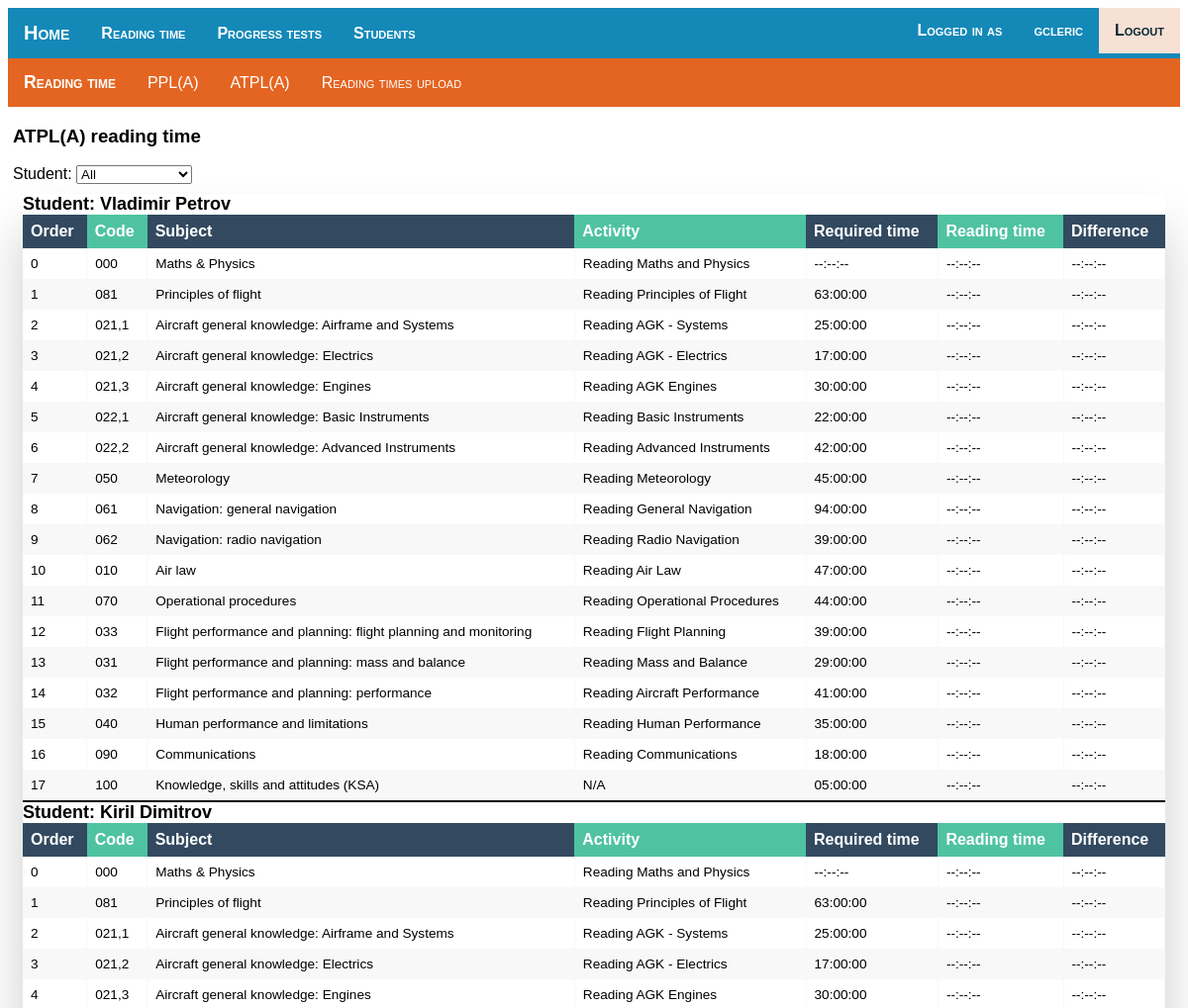
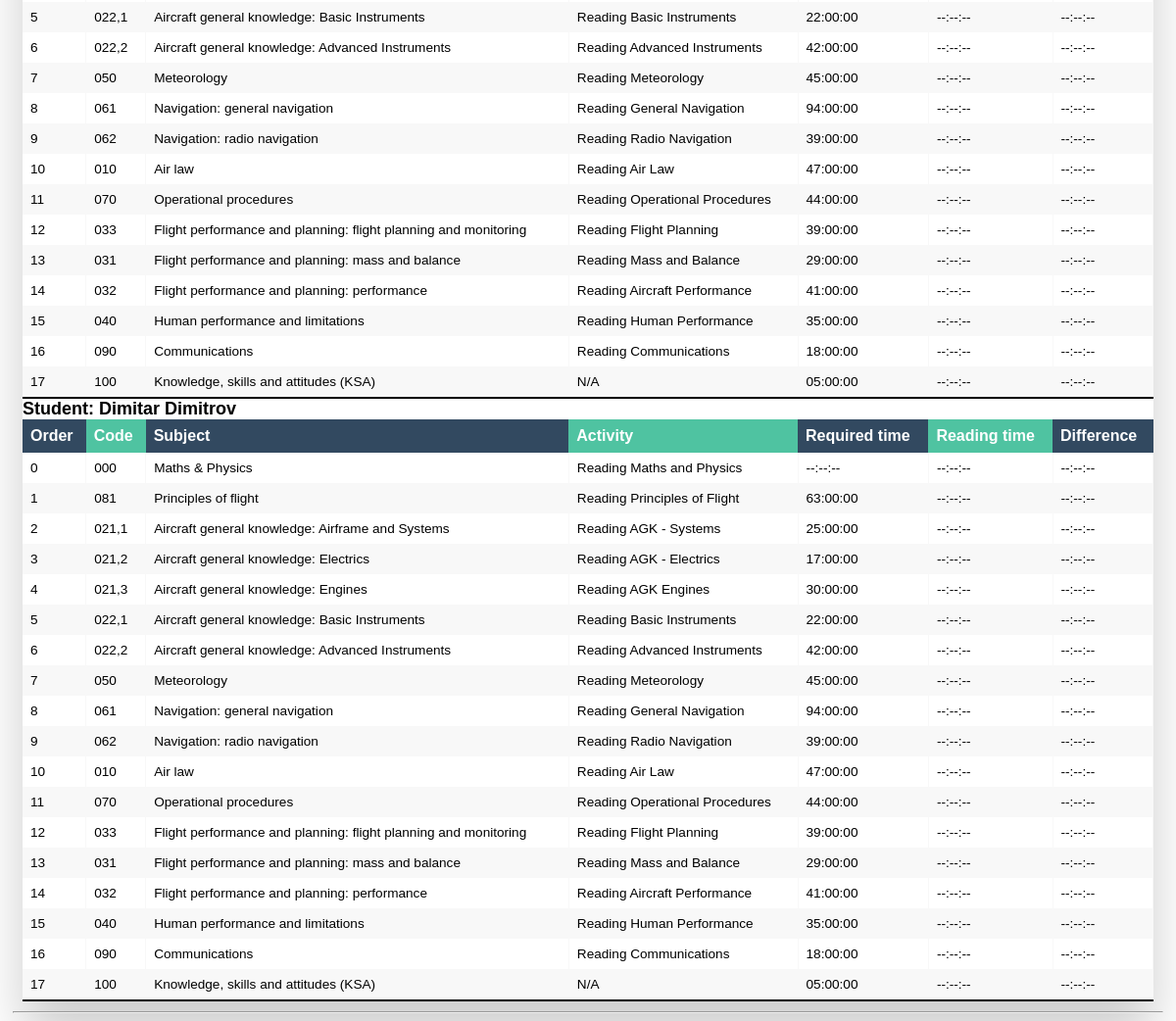
The app's page /readingreport/2 (signed in) with its own data (2 pictures, top to bottom).
### ctkirep/models.py (models this page shows)
class CourseType(models.Model):
    name = models.CharField("Course type", max_length=10)
    sorder = models.SmallIntegerField("Order", default=0)
    remote = models.BooleanField(verbose_name="Remote course", default=False)

class Student(models.Model):
    name = models.CharField("Name", max_length=30)
    surname = models.CharField("Surname", max_length=30)
    email_addr = models.CharField("E-mail", max_length=50)
    reading_username = models.CharField("iMRS login", max_length=30, unique=True, default='')
    pt_username = models.CharField("ACE login", max_length=30, unique=True, default='')
    course = models.ForeignKey(CourseType, on_delete=models.PROTECT, verbose_name="Course ID")
    start_date = models.DateField(verbose_name="Course start date", default=date.today)

class CourseSubject(models.Model):
    code = models.CharField("Subject code", max_length=10,unique=True)
    fname = models.CharField("Subject name", max_length=50)

### ctkirep/views.py (the view)
# urls.py: path("readingreport/<int:course>", views.ReadingTimeView.as_view(), name="reading_time_report"),
class ReadingTimeView(LoginRequiredMixin, TemplateView):
    template_name = "ctkirep/reading_time_report.html"
    students = Student.objects.none()
    def get_context_data(self, **kwargs):
        context = super().get_context_data(**kwargs)
        students = get_list_or_404(Student, course=self.kwargs['course'])
        context['students'] = students
        data = dict()
        for student in students:
            rt = ReadingTime.objects.values('student_id', 'activity_id').annotate(totaltime=Sum('duration')).filter(student_id=student.id, activity_id=OuterRef('ractivity_id'))
            st_data = Course.objects.filter(type=self.kwargs['course']).values('subject_order', 'subject__id', 'subject__code', 'subject__fname', 'ractivity__name', 'reqtime', 'ractivity_id').annotate(totaltime=Subquery(rt.values('totaltime'))).annotate(diff=F('totaltime')-F('reqtime')).order_by('subject_order')
            data[student.id] = st_data
        context['data'] = data
        context['coursetypes'] = CourseType.objects.order_by('sorder')
        context['subject_name'] = CourseType.objects.get(pk=self.kwargs['course']).name
        return context

### ctkirep/templatetags/ctkirep_extras.py (called while the page is built)
@register.filter
def get_value(dictionary, key):
    return dictionary.get(key)

@register.filter
def duration(dt):
    if dt:
        hours, seconds = divmod((dt.seconds + dt.microseconds * 1000000), 3600)
        minutes, seconds = divmod(seconds, 60)
        hours += dt.days * 24
        return '{0:02}:{1:02}:{2:02}'.format(hours, minutes, seconds)
    else:
        return "--:--:--"

@register.filter
def diffduration(dt):
    if dt:
        hours, seconds = divmod((dt.seconds + dt.microseconds * 1000000), 3600)
        minutes, seconds = divmod(seconds, 60)
        hours += dt.days * 24
        return '{0:+02}:{1:02}:{2:02}'.format(hours, minutes, seconds)
    else:
        return "--:--:--"

### ctkirep/templates/ctkirep/reading_time_report.html (shortened to what this page needs)
{% extends "ctkirep/reading_time_home.html" %}
{% load ctkirep_extras %}
{% block content %}
<div>
  <h3> {{ subject_name }} reading time</h3>
  <label for="sfilter">Student:</label>
  <select name="students" id="sfilter" onchange="filterTables(this.id)">
    <option label="All" value="stable0">
    {% for student in students %}
      <option label="{{ student.name }} {{ student.surname }}" value="stable{{ student.id }}">
    {% endfor %}
</select>
</div>
<div class="table-wrapper">
{% for student in students %}
<table class="fl-table" id="stable{{ student.id }}">
  <caption style="text-align:left"> Student: {{ student.name }} {{ student.surname }} </caption>
  <thead>
    <tr>
      <th>Order</th>
      <th>Code</th>
      <th>Subject</th>
      <th>Activity</th>
      <th>Required time</th>
      <th>Reading time</th>
      <th>Difference</th>
    </tr>
  </thead>
  {% for st in data|get_value:student.id %}
  <tr>
    <td>{{ st.subject_order }}</td>
    <td>{{ st.subject__code}}</td>
    <td>{{ st.subject__fname }}</td>
    <td>{{ st.ractivity__name }}</td>
    <td>{{ st.reqtime|duration }} </td>
    <td>{{ st.totaltime|duration }}</td>
    {% if st.diff.total_seconds > 0 %}
      <td class="oklabel">{{ st.diff|diffduration }}</td>
    {% elif st.diff.total_seconds < 0 %}
      <td class="notoklabel">{{ st.diff|diffduration }}</td>
    {% else %}
      <td>{{ st.diff|diffduration }}</td>
    {% endif %}
  </tr>
  {% endfor %}
</table>
{% endfor %}
</div>
{% endblock %}

### ctkirep/templates/ctkirep/reading_time_home.html (shortened to what this page needs)
{% extends "ctkirep/base_layout.html" %}
{% block submenu %}
<div class="subnavread">
    <ul class="nav">
        <li class="nav left"><span>Reading time</span></li>
        {% for course in coursetypes %}
        <li class="nav left"><a href="{% url 'reading_time_report' course.id %}">{{course.name}}</a></li>
        {% endfor %}
        <li class="nav left"><a href="{% url 'reading_time_upload' %}">Reading times upload</a>
        </li>
    </ul>
</div>
{% endblock %}

### ctkirep/templates/ctkirep/base_layout.html (shortened to what this page needs)
<!DOCTYPE html>
<html>
<head>
    {% load static %}
    <link rel="stylesheet" type="text/css" href="{% static 'ctkirep/site.css' %}" />
    <link rel="stylesheet" type="text/css" href="{% static 'ctkirep/table.css' %}" />
</head>
<body>
    <div class="topnav">
        <ul class="nav">
            <li class="nav left" style="font-size: 1.25em;"><a href="{% url 'home' %}">Home</a></li>
            <li class="nav left"><a href="{% url 'reading_time_home' %}">Reading time</a></li>
            <li class="nav left"><a href="{% url 'progress_tests_home' %}">Progress tests</a></li>
            <li class="nav left"><a href="{% url 'students_home' %}">Students</a></li>
        </ul>
        <ul class="nav" style="float:right;">
            <li class="nav right"><span style="font-size: 1em;">Logged in as </span></li>
            <li class="nav right"><a href="{% url 'password_change' %}"> {{ request.user }}</a></li>
            {% if request.user.is_authenticated %}
                <li class="nav right"><a href="{% url 'logout' %}" style="color: #092834; background-color: #F7E0D4;"> Logout</a></li>
            {% else %}
                <li class="nav right"><a href="{% url 'login' %}"  style="color: #092834; background-color: #F7E0D4;"> Login</a></li>
            {% endif %}
        </ul>
    </div>
    {% block submenu %}
    {% endblock %}
    <div class="body-content">
        {% block content %}
        {% endblock %}
        <hr />
    </div>
</body>
</html>

### ctkirep/static/ctkirep/site.css (style rules this page uses)
.body-content { margin: 0; padding: 0px 5px 0px; -webkit-font-smoothing: antialiased; }
.topnav { background-color: #1489B8; font-weight: bold; }
.subnavread { background-color: #E46521; }
ul.nav { list-style-type: none; margin: 0; padding: 0; overflow: hidden; align-items: center; display: inline-flex; }
li.left { float: left; height: 100%; }
li.right { float: right; height: 100%; }
li.nav a { display: block; color: white; text-align: center; font-variant: small-caps; padding: 14px 16px; text-decoration: none; height: 100%; }
li.nav span { display: block; color: white; text-align: center; font-variant: small-caps; padding: 14px 16px; font-weight: bold; font-size: 1.1em; }

### ctkirep/static/ctkirep/table.css (style rules this page uses)
* { box-sizing: border-box; -webkit-box-sizing: border-box; -moz-box-sizing: border-box; }
body { font-family: Helvetica; -webkit-font-smoothing: antialiased; }
.table-wrapper { margin: 10px; box-shadow: 0px 35px 50px rgba( 0, 0, 0, 0.2 ); overflow-x: auto; }
.fl-table { border-radius: 5px; font-size: 1em; font-weight: normal; border-bottom: 2px solid black;; border-collapse: collapse; width: 100%; max-width: 100%; white-space: nowrap; background-color: white; }
.fl-table td, .fl-table th { text-align: left; padding: 8px; }
.fl-table td { border-right: 1px solid #f8f8f8; font-size: 0.85em; }
.fl-table thead th { color: #ffffff; background: #4FC3A1; }
.fl-table thead th:nth-child(odd) { color: #ffffff; background: #324960; }
.fl-table tr:nth-child(even) { background: #F8F8F8; }
.fl-table caption { text-align:left; font-size: large; font-weight: bold; }

### records on screen
CourseType: name "PPL(A)"
CourseType: name "ATPL(A)"
Student: name "Vladimir", surname "Petrov", subject_order "1" "13", subject__code "081" "031", subject__fname "Principles of flight" "Flight performance and planning: mass and balance", ractivity__name "Reading Principles of Flight" "Reading Mass and Balance", reqtime|duration "63:00:00" "29:00:00", totaltime|duration "--:--:--" "--:--:--", diff|diffduration "--:--:--" "--:--:--"
CourseSubject: subject_order "0", subject__code "000", subject__fname "Maths & Physics", ractivity__name "Reading Maths and Physics", reqtime|duration "--:--:--", totaltime|duration "--:--:--", diff|diffduration "--:--:--"
CourseSubject: subject_order "2", subject__code "021,1", subject__fname "Aircraft general knowledge: Airframe and Systems", ractivity__name "Reading AGK - Systems", reqtime|duration "25:00:00", totaltime|duration "--:--:--", diff|diffduration "--:--:--"
CourseSubject: subject_order "3", subject__code "021,2", subject__fname "Aircraft general knowledge: Electrics", ractivity__name "Reading AGK - Electrics", reqtime|duration "17:00:00", totaltime|duration "--:--:--", diff|diffduration "--:--:--"
CourseSubject: subject_order "4", subject__code "021,3", subject__fname "Aircraft general knowledge: Engines", ractivity__name "Reading AGK Engines", reqtime|duration "30:00:00", totaltime|duration "--:--:--", diff|diffduration "--:--:--"
CourseSubject: subject_order "5", subject__code "022,1", subject__fname "Aircraft general knowledge: Basic Instruments", ractivity__name "Reading Basic Instruments", reqtime|duration "22:00:00", totaltime|duration "--:--:--", diff|diffduration "--:--:--"
CourseSubject: subject_order "6", subject__code "022,2", subject__fname "Aircraft general knowledge: Advanced Instruments", ractivity__name "Reading Advanced Instruments", reqtime|duration "42:00:00", totaltime|duration "--:--:--", diff|diffduration "--:--:--"
CourseSubject: subject_order "7", subject__code "050", subject__fname "Meteorology", ractivity__name "Reading Meteorology", reqtime|duration "45:00:00", totaltime|duration "--:--:--", diff|diffduration "--:--:--"
CourseSubject: subject_order "8", subject__code "061", subject__fname "Navigation: general navigation", ractivity__name "Reading General Navigation", reqtime|duration "94:00:00", totaltime|duration "--:--:--", diff|diffduration "--:--:--"
CourseSubject: subject_order "9", subject__code "062", subject__fname "Navigation: radio navigation", ractivity__name "Reading Radio Navigation", reqtime|duration "39:00:00", totaltime|duration "--:--:--", diff|diffduration "--:--:--"
CourseSubject: subject_order "10", subject__code "010", subject__fname "Air law", ractivity__name "Reading Air Law", reqtime|duration "47:00:00", totaltime|duration "--:--:--", diff|diffduration "--:--:--"
CourseSubject: subject_order "11", subject__code "070", subject__fname "Operational procedures", ractivity__name "Reading Operational Procedures", reqtime|duration "44:00:00", totaltime|duration "--:--:--", diff|diffduration "--:--:--"
CourseSubject: subject_order "12", subject__code "033", subject__fname "Flight performance and planning: flight planning and monitoring", ractivity__name "Reading Flight Planning", reqtime|duration "39:00:00", totaltime|duration "--:--:--", diff|diffduration "--:--:--"
CourseSubject: subject_order "14", subject__code "032", subject__fname "Flight performance and planning: performance", ractivity__name "Reading Aircraft Performance", reqtime|duration "41:00:00", totaltime|duration "--:--:--", diff|diffduration "--:--:--"
CourseSubject: subject_order "15", subject__code "040", subject__fname "Human performance and limitations", ractivity__name "Reading Human Performance", reqtime|duration "35:00:00", totaltime|duration "--:--:--", diff|diffduration "--:--:--"
CourseSubject: subject_order "16", subject__code "090", subject__fname "Communications", ractivity__name "Reading Communications", reqtime|duration "18:00:00", totaltime|duration "--:--:--", diff|diffduration "--:--:--"
CourseSubject: subject_order "17", subject__code "100", subject__fname "Knowledge, skills and attitudes (KSA)", ractivity__name "N/A", reqtime|duration "05:00:00", totaltime|duration "--:--:--", diff|diffduration "--:--:--"
Student: name "Kiril", surname "Dimitrov", subject_order "1" "13", subject__code "081" "031", subject__fname "Principles of flight" "Flight performance and planning: mass and balance", ractivity__name "Reading Principles of Flight" "Reading Mass and Balance", reqtime|duration "63:00:00" "29:00:00", totaltime|duration "--:--:--" "--:--:--", diff|diffduration "--:--:--" "--:--:--"
Student: name "Dimitar", surname "Dimitrov", subject_order "1" "13", subject__code "081" "031", subject__fname "Principles of flight" "Flight performance and planning: mass and balance", ractivity__name "Reading Principles of Flight" "Reading Mass and Balance", reqtime|duration "63:00:00" "29:00:00", totaltime|duration "--:--:--" "--:--:--", diff|diffduration "--:--:--" "--:--:--"

### other values on screen
{{ request.user }} "gcleric"
